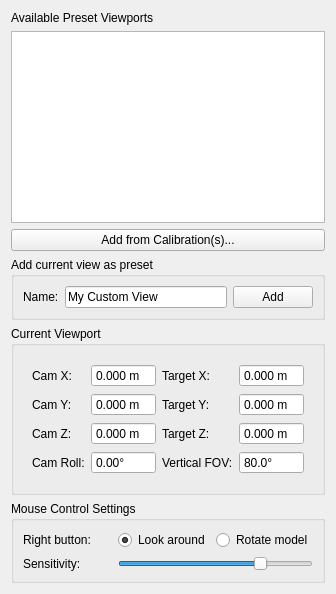
      <widget class="QWidget" name="views_tab">
       <attribute name="title">
        <string>3D Viewport</string>
       </attribute>
       <layout class="QVBoxLayout" name="verticalLayout">
        <item>
         <widget class="QLabel" name="label_4">
          <property name="text">
           <string>Available Preset Viewports</string>
          </property>
          <property name="alignment">
           <set>Qt::AlignLeading|Qt::AlignLeft|Qt::AlignVCenter</set>
          </property>
         </widget>
        </item>
        <item>
         <widget class="QTreeWidget" name="viewlist">
          <property name="minimumSize">
           <size>
            <width>0</width>
            <height>0</height>
           </size>
          </property>
          <attribute name="headerVisible">
           <bool>false</bool>
          </attribute>
          <column>
           <property name="text">
            <string notr="true">1</string>
           </property>
          </column>
         </widget>
        </item>
        <item>
         <widget class="QPushButton" name="viewport_load_calib">
          <property name="text">
           <string>Add from Calibration(s)...</string>
          </property>
         </widget>
        </item>
        <item>
         <widget class="QGroupBox" name="groupBox_5">
          <property name="title">
           <string>Add current view as preset</string>
          </property>
          <layout class="QHBoxLayout" name="horizontalLayout_3">
           <item>
            <widget class="QLabel" name="label_17">
             <property name="text">
              <string>Name:</string>
             </property>
            </widget>
           </item>
           <item>
            <widget class="QLineEdit" name="view_save_name">
             <property name="text">
              <string>My Custom View</string>
             </property>
            </widget>
           </item>
           <item>
            <widget class="QPushButton" name="save_view_button">
             <property name="text">
              <string>Add</string>
             </property>
            </widget>
           </item>
          </layout>
         </widget>
        </item>
        <item>
         <widget class="QGroupBox" name="groupBox">
          <property name="sizePolicy">
           <sizepolicy hsizetype="Preferred" vsizetype="Fixed">
            <horstretch>0</horstretch>
            <verstretch>0</verstretch>
           </sizepolicy>
          </property>
          <property name="title">
           <string>Current Viewport</string>
          </property>
          <layout class="QVBoxLayout" name="verticalLayout_6">
           <item>
            <widget class="QFrame" name="viewinfoframe">
             <property name="sizePolicy">
              <sizepolicy hsizetype="Preferred" vsizetype="Preferred">
               <horstretch>0</horstretch>
               <verstretch>0</verstretch>
              </sizepolicy>
             </property>
             <property name="frameShape">
              <enum>QFrame::NoFrame</enum>
             </property>
             <property name="frameShadow">
              <enum>QFrame::Raised</enum>
             </property>
             <layout class="QGridLayout" name="gridLayout_3">
              <item row="1" column="2">
               <widget class="QLabel" name="label_9">
                <property name="text">
                 <string>Target Y:</string>
                </property>
               </widget>
              </item>
              <item row="2" column="2">
               <widget class="QLabel" name="label_11">
                <property name="text">
                 <string>Target Z:</string>
                </property>
               </widget>
              </item>
              <item row="0" column="3">
               <widget class="QDoubleSpinBox" name="tarX">
                <property name="maximumSize">
                 <size>
                  <width>16777215</width>
                  <height>16777215</height>
                 </size>
                </property>
                <property name="buttonSymbols">
                 <enum>QAbstractSpinBox::NoButtons</enum>
                </property>
                <property name="keyboardTracking">
                 <bool>false</bool>
                </property>
                <property name="suffix">
                 <string> m</string>
                </property>
                <property name="decimals">
                 <number>3</number>
                </property>
                <property name="minimum">
                 <double>-99.900000000000006</double>
                </property>
                <property name="singleStep">
                 <double>0.001000000000000</double>
                </property>
               </widget>
              </item>
              <item row="1" column="3">
               <widget class="QDoubleSpinBox" name="tarY">
                <property name="maximumSize">
                 <size>
                  <width>16777215</width>
                  <height>16777215</height>
                 </size>
                </property>
                <property name="buttonSymbols">
                 <enum>QAbstractSpinBox::NoButtons</enum>
                </property>
                <property name="keyboardTracking">
                 <bool>false</bool>
                </property>
                <property name="suffix">
                 <string> m</string>
                </property>
                <property name="decimals">
                 <number>3</number>
                </property>
                <property name="minimum">
                 <double>-99.900000000000006</double>
                </property>
                <property name="singleStep">
                 <double>0.001000000000000</double>
                </property>
               </widget>
              </item>
              <item row="2" column="3">
               <widget class="QDoubleSpinBox" name="tarZ">
                <property name="maximumSize">
                 <size>
                  <width>16777215</width>
                  <height>16777215</height>
                 </size>
                </property>
                <property name="buttonSymbols">
                 <enum>QAbstractSpinBox::NoButtons</enum>
                </property>
                <property name="keyboardTracking">
                 <bool>false</bool>
                </property>
                <property name="suffix">
                 <string> m</string>
                </property>
                <property name="decimals">
                 <number>3</number>
                </property>
                <property name="minimum">
                 <double>-99.900000000000006</double>
                </property>
                <property name="singleStep">
                 <double>0.001000000000000</double>
                </property>
               </widget>
              </item>
              <item row="1" column="1">
               <widget class="QDoubleSpinBox" name="camY">
                <property name="maximumSize">
                 <size>
                  <width>16777215</width>
                  <height>16777215</height>
                 </size>
                </property>
                <property name="buttonSymbols">
                 <enum>QAbstractSpinBox::NoButtons</enum>
                </property>
                <property name="keyboardTracking">
                 <bool>false</bool>
                </property>
                <property name="suffix">
                 <string> m</string>
                </property>
                <property name="decimals">
                 <number>3</number>
                </property>
                <property name="minimum">
                 <double>-99.900000000000006</double>
                </property>
                <property name="singleStep">
                 <double>0.001000000000000</double>
                </property>
               </widget>
              </item>
              <item row="0" column="0">
               <widget class="QLabel" name="label_5">
                <property name="text">
                 <string>Cam X:</string>
                </property>
               </widget>
              </item>
              <item row="1" column="0">
               <widget class="QLabel" name="label_7">
                <property name="text">
                 <string>Cam Y:</string>
                </property>
               </widget>
              </item>
              <item row="2" column="0">
               <widget class="QLabel" name="label_10">
                <property name="text">
                 <string>Cam Z:</string>
                </property>
               </widget>
              </item>
              <item row="0" column="1">
               <widget class="QDoubleSpinBox" name="camX">
                <property name="maximumSize">
                 <size>
                  <width>16777215</width>
                  <height>16777215</height>
                 </size>
                </property>
                <property name="buttonSymbols">
                 <enum>QAbstractSpinBox::NoButtons</enum>
                </property>
                <property name="keyboardTracking">
                 <bool>false</bool>
                </property>
                <property name="suffix">
                 <string> m</string>
                </property>
                <property name="decimals">
                 <number>3</number>
                </property>
                <property name="minimum">
                 <double>-99.900000000000006</double>
                </property>
                <property name="singleStep">
                 <double>0.001000000000000</double>
                </property>
               </widget>
              </item>
              <item row="2" column="1">
               <widget class="QDoubleSpinBox" name="camZ">
                <property name="maximumSize">
                 <size>
                  <width>16777215</width>
                  <height>16777215</height>
                 </size>
                </property>
                <property name="buttonSymbols">
                 <enum>QAbstractSpinBox::NoButtons</enum>
                </property>
                <property name="keyboardTracking">
                 <bool>false</bool>
                </property>
                <property name="suffix">
                 <string> m</string>
                </property>
                <property name="decimals">
                 <number>3</number>
                </property>
                <property name="minimum">
                 <double>-99.900000000000006</double>
                </property>
                <property name="singleStep">
                 <double>0.001000000000000</double>
                </property>
               </widget>
              </item>
              <item row="0" column="2">
               <widget class="QLabel" name="label_8">
                <property name="text">
                 <string>Target X:</string>
                </property>
               </widget>
              </item>
              <item row="3" column="3">
               <widget class="QDoubleSpinBox" name="camFOV">
                <property name="maximumSize">
                 <size>
                  <width>16777215</width>
                  <height>16777215</height>
                 </size>
                </property>
                <property name="buttonSymbols">
                 <enum>QAbstractSpinBox::NoButtons</enum>
                </property>
                <property name="correctionMode">
                 <enum>QAbstractSpinBox::CorrectToNearestValue</enum>
                </property>
                <property name="keyboardTracking">
                 <bool>false</bool>
                </property>
                <property name="suffix">
                 <string>°</string>
                </property>
                <property name="decimals">
                 <number>1</number>
                </property>
                <property name="minimum">
                 <double>1.000000000000000</double>
                </property>
                <property name="maximum">
                 <double>110.000000000000000</double>
                </property>
                <property name="singleStep">
                 <double>0.100000000000000</double>
                </property>
                <property name="value">
                 <double>80.000000000000000</double>
                </property>
               </widget>
              </item>
              <item row="3" column="2">
               <widget class="QLabel" name="label_12">
                <property name="text">
                 <string>Vertical FOV:</string>
                </property>
               </widget>
              </item>
              <item row="3" column="0">
               <widget class="QLabel" name="label_2">
                <property name="text">
                 <string>Cam Roll:</string>
                </property>
               </widget>
              </item>
              <item row="3" column="1">
               <widget class="QDoubleSpinBox" name="cam_roll">
                <property name="buttonSymbols">
                 <enum>QAbstractSpinBox::NoButtons</enum>
                </property>
                <property name="keyboardTracking">
                 <bool>false</bool>
                </property>
                <property name="suffix">
                 <string>°</string>
                </property>
                <property name="decimals">
                 <number>2</number>
                </property>
                <property name="minimum">
                 <double>-180.000000000000000</double>
                </property>
                <property name="maximum">
                 <double>180.000000000000000</double>
                </property>
               </widget>
              </item>
             </layout>
            </widget>
           </item>
          </layout>
         </widget>
        </item>
        <item>
         <widget class="QGroupBox" name="groupBox_10">
          <property name="title">
           <string>Mouse Control Settings</string>
          </property>
          <layout class="QGridLayout" name="gridLayout_15">
           <item row="0" column="1">
            <widget class="QRadioButton" name="rmb_lookaround">
             <property name="text">
              <string>Look around</string>
             </property>
             <property name="checked">
              <bool>true</bool>
             </property>
            </widget>
           </item>
           <item row="0" column="2">
            <widget class="QRadioButton" name="rmb_rotate">
             <property name="text">
              <string>Rotate model</string>
             </property>
            </widget>
           </item>
           <item row="0" column="0">
            <widget class="QLabel" name="label_20">
             <property name="text">
              <string>Right button:</string>
             </property>
            </widget>
           </item>
           <item row="1" column="0">
            <widget class="QLabel" name="label_23">
             <property name="text">
              <string>Sensitivity:</string>
             </property>
            </widget>
           </item>
           <item row="1" column="1" colspan="2">
            <widget class="QSlider" name="control_sensitivity_slider">
             <property name="minimum">
              <number>1</number>
             </property>
             <property name="maximum">
              <number>100</number>
             </property>
             <property name="singleStep">
              <number>1</number>
             </property>
             <property name="value">
              <number>75</number>
             </property>
             <property name="tracking">
              <bool>false</bool>
             </property>
             <property name="orientation">
              <enum>Qt::Horizontal</enum>
             </property>
            </widget>
           </item>
          </layout>
         </widget>
        </item>
       </layout>
      </widget>
